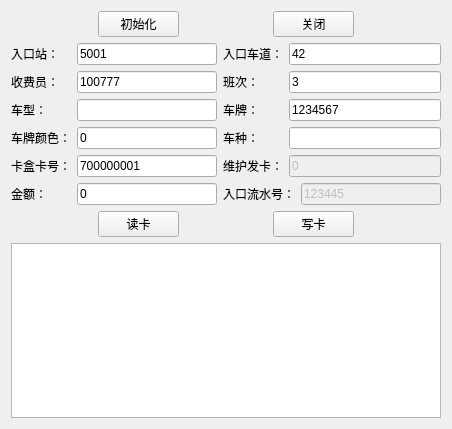
<?xml version="1.0" encoding="UTF-8"?>
<ui version="4.0">
 <class>Widget</class>
 <widget class="QWidget" name="Widget">
  <property name="enabled">
   <bool>true</bool>
  </property>
  <property name="geometry">
   <rect>
    <x>0</x>
    <y>0</y>
    <width>452</width>
    <height>429</height>
   </rect>
  </property>
  <property name="windowTitle">
   <string>CardTest</string>
  </property>
  <layout class="QGridLayout" name="gridLayout_2">
   <item row="1" column="0" colspan="5">
    <layout class="QGridLayout" name="gridLayout">
     <item row="0" column="0">
      <widget class="QLabel" name="label_2">
       <property name="text">
        <string>入口站：</string>
       </property>
      </widget>
     </item>
     <item row="0" column="1">
      <widget class="QLineEdit" name="t_entrystation">
       <property name="text">
        <string>5001</string>
       </property>
      </widget>
     </item>
     <item row="0" column="2">
      <widget class="QLabel" name="label_3">
       <property name="text">
        <string>入口车道：</string>
       </property>
      </widget>
     </item>
     <item row="0" column="3" colspan="2">
      <widget class="QLineEdit" name="t_laneid">
       <property name="text">
        <string>42</string>
       </property>
      </widget>
     </item>
     <item row="1" column="0">
      <widget class="QLabel" name="label_4">
       <property name="text">
        <string>收费员：</string>
       </property>
      </widget>
     </item>
     <item row="1" column="1">
      <widget class="QLineEdit" name="t_oper">
       <property name="text">
        <string>100777</string>
       </property>
      </widget>
     </item>
     <item row="1" column="2">
      <widget class="QLabel" name="label_5">
       <property name="text">
        <string>班次：</string>
       </property>
      </widget>
     </item>
     <item row="1" column="3" colspan="2">
      <widget class="QLineEdit" name="t_shift">
       <property name="text">
        <string>3</string>
       </property>
      </widget>
     </item>
     <item row="2" column="0">
      <widget class="QLabel" name="label_6">
       <property name="text">
        <string>车型：</string>
       </property>
      </widget>
     </item>
     <item row="2" column="1">
      <widget class="QLineEdit" name="t_vctype">
       <property name="text">
        <string/>
       </property>
      </widget>
     </item>
     <item row="2" column="2">
      <widget class="QLabel" name="label_7">
       <property name="text">
        <string>车牌：</string>
       </property>
      </widget>
     </item>
     <item row="2" column="3" colspan="2">
      <widget class="QLineEdit" name="t_vlp">
       <property name="text">
        <string>1234567</string>
       </property>
      </widget>
     </item>
     <item row="3" column="0">
      <widget class="QLabel" name="label_8">
       <property name="text">
        <string>车牌颜色：</string>
       </property>
      </widget>
     </item>
     <item row="3" column="1">
      <widget class="QLineEdit" name="t_vlpc">
       <property name="text">
        <string>0</string>
       </property>
      </widget>
     </item>
     <item row="3" column="2">
      <widget class="QLabel" name="label_9">
       <property name="text">
        <string>车种：</string>
       </property>
      </widget>
     </item>
     <item row="3" column="3" colspan="2">
      <widget class="QLineEdit" name="t_vccode"/>
     </item>
     <item row="4" column="0">
      <widget class="QLabel" name="label_10">
       <property name="text">
        <string>卡盒卡号：</string>
       </property>
      </widget>
     </item>
     <item row="4" column="1">
      <widget class="QLineEdit" name="t_cardboxid">
       <property name="text">
        <string>700000001</string>
       </property>
      </widget>
     </item>
     <item row="4" column="2">
      <widget class="QLabel" name="label_11">
       <property name="text">
        <string>维护发卡：</string>
       </property>
      </widget>
     </item>
     <item row="4" column="3" colspan="2">
      <widget class="QLineEdit" name="t_Maintenance">
       <property name="enabled">
        <bool>false</bool>
       </property>
       <property name="text">
        <string>0</string>
       </property>
      </widget>
     </item>
     <item row="5" column="0">
      <widget class="QLabel" name="label_12">
       <property name="text">
        <string>金额：</string>
       </property>
      </widget>
     </item>
     <item row="5" column="1">
      <widget class="QLineEdit" name="t_money">
       <property name="enabled">
        <bool>true</bool>
       </property>
       <property name="text">
        <string>0</string>
       </property>
      </widget>
     </item>
     <item row="5" column="2" colspan="2">
      <widget class="QLabel" name="label_13">
       <property name="text">
        <string>入口流水号：</string>
       </property>
      </widget>
     </item>
     <item row="5" column="4">
      <widget class="QLineEdit" name="t_recindex">
       <property name="enabled">
        <bool>false</bool>
       </property>
       <property name="text">
        <string>123445</string>
       </property>
      </widget>
     </item>
    </layout>
   </item>
   <item row="3" column="0" colspan="5">
    <widget class="QTextEdit" name="t_pstext"/>
   </item>
   <item row="2" column="1">
    <widget class="QPushButton" name="pb_readcard">
     <property name="text">
      <string>读卡</string>
     </property>
    </widget>
   </item>
   <item row="2" column="3">
    <widget class="QPushButton" name="writecard">
     <property name="text">
      <string>写卡</string>
     </property>
    </widget>
   </item>
   <item row="0" column="1">
    <widget class="QPushButton" name="pb_init">
     <property name="text">
      <string>初始化</string>
     </property>
    </widget>
   </item>
   <item row="0" column="3">
    <widget class="QPushButton" name="pb_close">
     <property name="text">
      <string>关闭</string>
     </property>
    </widget>
   </item>
  </layout>
 </widget>
 <layoutdefault spacing="6" margin="11"/>
 <resources/>
 <connections/>
</ui>
